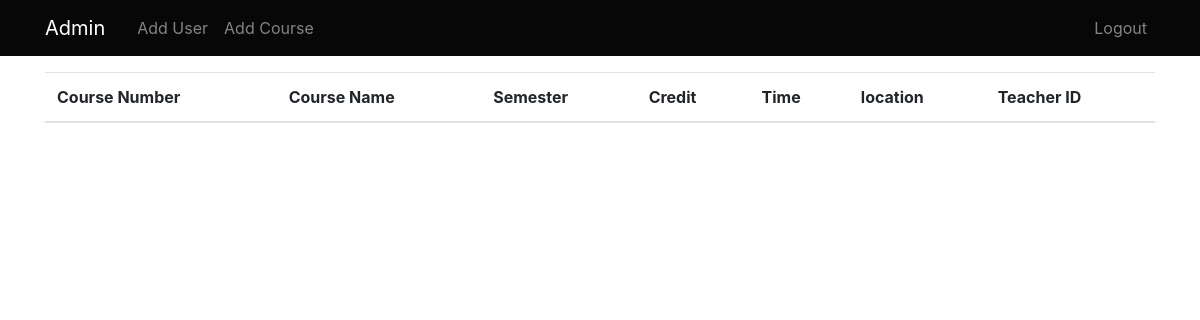
/courses, run on an earlier commit of the app's database.
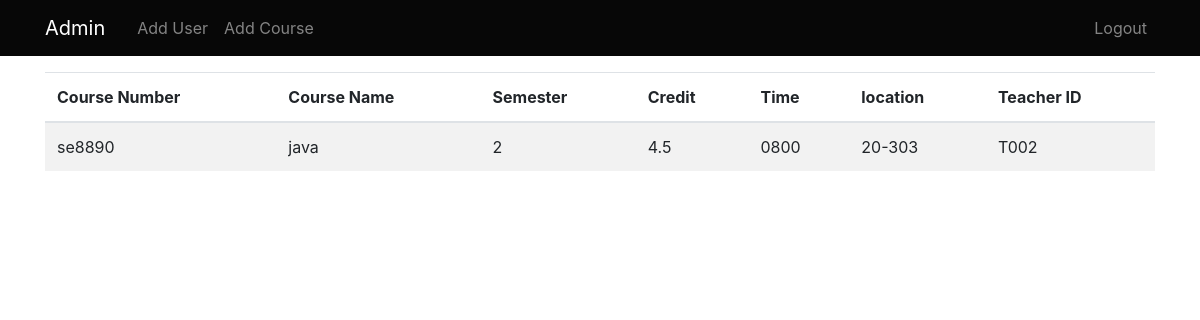
And on a later commit of the database.
### application/models.py (models this page shows)
class Course(db.Model):
    __tablename__ = 'course'
    id = db.Column(db.Integer, primary_key=True)
    coursenumber = db.Column(db.String(10), nullable=False, unique=True)
    coursename = db.Column(db.String(15), nullable=False)
    time = db.Column(db.String(20), nullable=False)
    semester = db.Column(db.String(10), nullable=False)
    credit = db.Column(db.String(5), nullable=False)
    location = db.Column(db.String(10), nullable=False)
    teacher_id = db.Column(db.String(20), db.ForeignKey('user.user_id'), nullable=True)

### application/routes.py (the view)
@app.route('/courses')
def courses():
    courses = Course.query.all()
    return render_template('Courses.html', courses=courses)

### application/templates/admin/courses.html
{% extends 'admin/_layout.html'%}
{% block content%}
<table class="table table-striped">
    <thead><tr>
        <th>Course Number</th>
        <th>Course Name</th>
        <th>Semester</th>
        <th>Credit</th>
        <th>Time</th>
        <th>location</th>
        <th>Teacher ID</th>
    </tr></thead>
    <tbody>
        {% for course in courses %}
            <tr>
                <td>{{ course.coursenumber }}</td>
                <td>{{ course.coursename }}</td>
                <td>{{ course.semester }}</td>
                <td>{{ course.credit }}</td>
                <td>{{ course.time }}</td>
                <td>{{ course.location }}</td>
                <td>{{ course.teacher_id }}</td>
            </tr>
        {% endfor %}
    </tbody>
</table>
{% endblock %}

What changed in the data, as far as the page shows it:
added Course: coursenumber "se8890", coursename "java", semester "2", credit "4.5", time "0800", location "20-303", teacher_id "T002"
